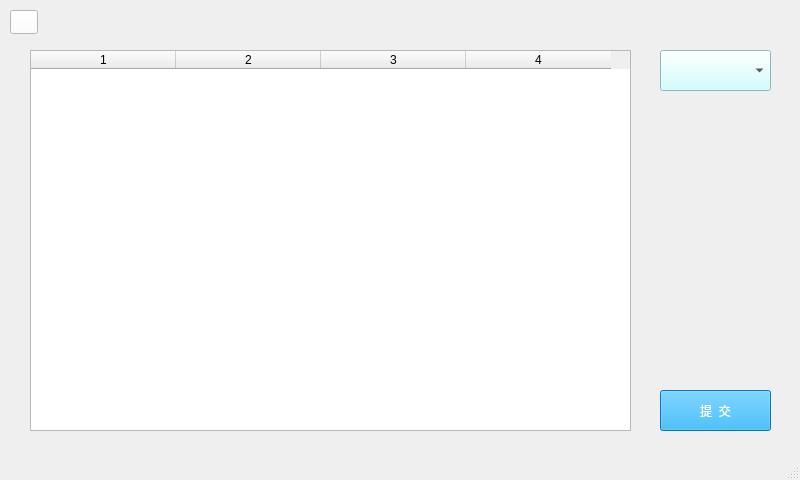
<?xml version="1.0" encoding="UTF-8"?>
<ui version="4.0">
 <class>ModifyWindow</class>
 <widget class="QMainWindow" name="ModifyWindow">
  <property name="geometry">
   <rect>
    <x>0</x>
    <y>0</y>
    <width>800</width>
    <height>480</height>
   </rect>
  </property>
  <property name="windowTitle">
   <string>MainWindow</string>
  </property>
  <widget class="QWidget" name="centralwidget">
   <widget class="QTableWidget" name="tableWidget">
    <property name="geometry">
     <rect>
      <x>30</x>
      <y>50</y>
      <width>601</width>
      <height>381</height>
     </rect>
    </property>
    <property name="styleSheet">
     <string notr="true">font: 12pt &quot;黑体&quot;;
color: rgb(0, 0, 0);</string>
    </property>
    <property name="sortingEnabled">
     <bool>false</bool>
    </property>
    <property name="wordWrap">
     <bool>true</bool>
    </property>
    <property name="rowCount">
     <number>0</number>
    </property>
    <property name="columnCount">
     <number>4</number>
    </property>
    <attribute name="horizontalHeaderMinimumSectionSize">
     <number>30</number>
    </attribute>
    <attribute name="horizontalHeaderDefaultSectionSize">
     <number>145</number>
    </attribute>
    <attribute name="verticalHeaderHighlightSections">
     <bool>false</bool>
    </attribute>
    <attribute name="verticalHeaderShowSortIndicator" stdset="0">
     <bool>false</bool>
    </attribute>
    <column/>
    <column/>
    <column/>
    <column/>
   </widget>
   <widget class="QComboBox" name="comboBox">
    <property name="geometry">
     <rect>
      <x>660</x>
      <y>50</y>
      <width>111</width>
      <height>41</height>
     </rect>
    </property>
    <property name="styleSheet">
     <string notr="true">font: 12pt &quot;黑体&quot;;
background-color: rgb(200, 255, 255);
color: rgb(0, 0, 0);</string>
    </property>
   </widget>
   <widget class="QPushButton" name="pushButton">
    <property name="geometry">
     <rect>
      <x>660</x>
      <y>390</y>
      <width>111</width>
      <height>41</height>
     </rect>
    </property>
    <property name="styleSheet">
     <string notr="true">font: 14pt &quot;黑体&quot;;
color: rgb(255, 255, 255);
background-color: rgb(0, 170, 255);</string>
    </property>
    <property name="text">
     <string>提  交</string>
    </property>
   </widget>
   <widget class="QPushButton" name="returnBtn">
    <property name="geometry">
     <rect>
      <x>10</x>
      <y>10</y>
      <width>28</width>
      <height>24</height>
     </rect>
    </property>
    <property name="styleSheet">
     <string notr="true">background-color: rgb(255, 255, 255);</string>
    </property>
    <property name="text">
     <string/>
    </property>
    <property name="icon">
     <iconset resource="res.qrc">
      <normaloff>:/image/icon/return.png</normaloff>:/image/icon/return.png</iconset>
    </property>
   </widget>
  </widget>
  <widget class="QMenuBar" name="menubar">
   <property name="geometry">
    <rect>
     <x>0</x>
     <y>0</y>
     <width>800</width>
     <height>22</height>
    </rect>
   </property>
  </widget>
  <widget class="QStatusBar" name="statusbar"/>
 </widget>
 <resources>
  <include location="res.qrc"/>
 </resources>
 <connections/>
</ui>
